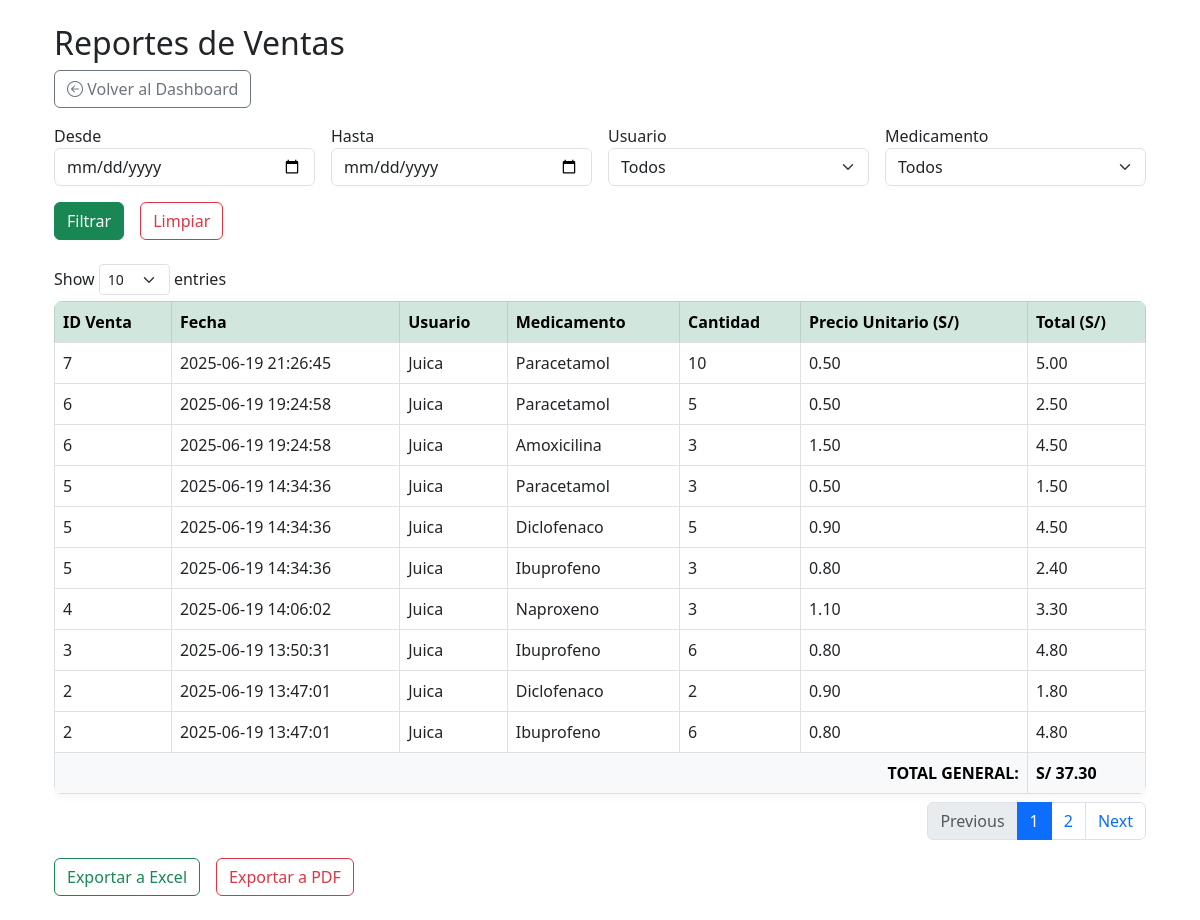
The page /frontend/views/reportes.php (signed in) on the database its author committed.
### tables this page shows
CREATE TABLE ventas (
  id_venta int NOT NULL,
  fecha datetime DEFAULT CURRENT_TIMESTAMP,
  total decimal(10,2) NOT NULL,
  id_usuario int NOT NULL,
  id_cliente int DEFAULT NULL
);

CREATE TABLE usuarios (
  id_usuario int NOT NULL,
  usuario varchar(100) NOT NULL,
  contraseña varchar(255) NOT NULL,
  rol enum('administrador','vendedor') NOT NULL,
  token_recuperacion varchar(255) DEFAULT NULL,
  expira_token datetime DEFAULT NULL
);

CREATE TABLE medicamentos (
  id_medicamento int NOT NULL,
  nombre varchar(100) NOT NULL,
  id_categoria int NOT NULL
);

CREATE TABLE salidalotes (
  id_salida int NOT NULL,
  id_lote int NOT NULL,
  id_venta int NOT NULL,
  cantidad int NOT NULL,
  fecha_salida datetime DEFAULT CURRENT_TIMESTAMP
);

CREATE TABLE lotes (
  id_lote int NOT NULL,
  id_medicamento int NOT NULL,
  cantidad int NOT NULL,
  fecha_ingreso date NOT NULL,
  fecha_vencimiento date NOT NULL,
  precio_unitario decimal(10,2) NOT NULL
);

### frontend/views/reportes.php (the view, shortened to what this page needs)
<?php
require '../../backend/config/conexion.php';
$filtro = "WHERE 1=1";
$params = [];
$desde = $_GET['desde'] ?? '';
$hasta = $_GET['hasta'] ?? '';
$usuario = $_GET['usuario'] ?? '';
$medicamento = $_GET['medicamento'] ?? '';
$sql = "
    SELECT v.id_venta, v.fecha, u.usuario, m.nombre AS medicamento, s.cantidad, l.precio_unitario,
           (s.cantidad * l.precio_unitario) AS total
    FROM Ventas v
    JOIN Usuarios u ON v.id_usuario = u.id_usuario
    JOIN SalidaLotes s ON v.id_venta = s.id_venta
    JOIN Lotes l ON s.id_lote = l.id_lote
    JOIN Medicamentos m ON l.id_medicamento = m.id_medicamento
    $filtro
    ORDER BY v.fecha DESC
";
$stmt = $conn->prepare($sql);
$stmt->execute($params);
$reportes = $stmt->fetchAll(PDO::FETCH_ASSOC);
$totalGeneral = array_sum(array_column($reportes, 'total'));
$exportParams = http_build_query([
    'desde' => $desde,
    'hasta' => $hasta,
    'usuario' => $usuario,
    'medicamento' => $medicamento
]);
?>
<!DOCTYPE html>
<html lang="es">
<head>
  <link rel="stylesheet" href="../assets/css/dashboard.css">
  <link rel="stylesheet" href="https://cdn.jsdelivr.net/npm/bootstrap-icons/font/bootstrap-icons.css">
  <link rel="stylesheet" href="https://cdn.jsdelivr.net/npm/bootstrap@5.3.0/dist/css/bootstrap.min.css">
  <link rel="stylesheet" href="https://cdn.datatables.net/1.13.6/css/dataTables.bootstrap5.min.css">
</head>
<body>
<div class="container p-4">
  <h2>Reportes de Ventas</h2>
  <a href="dashboard_admin.php" class="btn btn-outline-secondary mb-3">
    <i class="bi bi-arrow-left-circle"></i> Volver al Dashboard
  </a>
  <form class="row g-3 mb-4" method="GET">
    <div class="col-md-3">
      <label>Desde</label>
      <input type="date" class="form-control" name="desde" value="<?= htmlspecialchars($desde) ?>">
    </div>
    <div class="col-md-3">
      <label>Hasta</label>
      <input type="date" class="form-control" name="hasta" value="<?= htmlspecialchars($hasta) ?>">
    </div>
    <div class="col-md-3">
      <label>Usuario</label>
      <select class="form-select" name="usuario">
        <option value="">Todos</option>
      </select>
    </div>
    <div class="col-md-3">
      <label>Medicamento</label>
      <select class="form-select" name="medicamento">
        <option value="">Todos</option>
      </select>
    </div>
    <div class="col-12 d-flex gap-3">
      <button class="btn btn-success" type="submit">Filtrar</button>
      <a href="reportes.php" class="btn btn-outline-danger">Limpiar</a>
    </div>
  </form>
  <div class="table-responsive">
    <table id="tabla-ventas" class="table table-bordered table-hover">
      <thead class="table-success">
        <tr>
          <th>ID Venta</th>
          <th>Fecha</th>
          <th>Usuario</th>
          <th>Medicamento</th>
          <th>Cantidad</th>
          <th>Precio Unitario (S/)</th>
          <th>Total (S/)</th>
        </tr>
      </thead>
      <tbody>
        <?php foreach ($reportes as $r): ?>
        <tr>
          <td><?= $r['id_venta'] ?></td>
          <td><?= $r['fecha'] ?></td>
          <td><?= htmlspecialchars($r['usuario']) ?></td>
          <td><?= htmlspecialchars($r['medicamento']) ?></td>
          <td><?= $r['cantidad'] ?></td>
          <td><?= number_format($r['precio_unitario'], 2) ?></td>
          <td><?= number_format($r['total'], 2) ?></td>
        </tr>
        <?php endforeach; ?>
      </tbody>
      <tfoot>
        <tr class="table-light fw-bold">
          <td colspan="6" class="text-end">TOTAL GENERAL:</td>
          <td>S/ <?= number_format($totalGeneral, 2) ?></td>
        </tr>
      </tfoot>
    </table>
  </div>
  <div class="mt-3 d-flex gap-3">
    <a href="../../backend/exports/exportar_excel.php?<?= $exportParams ?>" class="btn btn-outline-success">Exportar a Excel</a>
    <a href="../../backend/exports/exportar_pdf.php?<?= $exportParams ?>" class="btn btn-outline-danger">Exportar a PDF</a>
  </div>
</div>
</body>
</html>

### frontend/assets/css/dashboard.css (style rules this page uses)
body { font-family: 'Mukta', sans-serif; margin: 0; min-height: 100vh; position: relative; background-color: #f2fdf5; }
body::before { content: ""; background: url('../img/fondo_login.jpg') no-repeat center center / cover; position: fixed; top: 0; left: 0; width: 100%; height: 100%; opacity: 0.35; z-index: -1; }
.container { max-width: 1200px; margin: auto; }
h2 { color: #2e7d32; font-size: 2rem; margin-bottom: 0.5rem; }
table { width: 100%; border-collapse: collapse; background-color: #fff; border-radius: 8px; overflow: hidden; box-shadow: 0 2px 10px rgba(0, 0, 0, 0.05); }
table th, table td { padding: 1rem; border-bottom: 1px solid #e0e0e0; text-align: left; }
table th { background-color: #f0f0f0; color: #333; }
a { color: #508aeb; text-decoration: none; }

### rows shown on the page
ventas: id_venta "7", fecha "2025-06-19 21:26:45", id_usuario.usuario "Juica", medicamentos.nombre "Paracetamol", salidalotes.cantidad "10", lotes.precio_unitario "0.50", total "5.00"
ventas: id_venta "6", fecha "2025-06-19 19:24:58", id_usuario.usuario "Juica", medicamentos.nombre "Paracetamol", salidalotes.cantidad "5", lotes.precio_unitario "0.50", total "2.50", medicamentos.nombre "Amoxicilina", salidalotes.cantidad "3", lotes.precio_unitario "1.50", total "4.50"
ventas: id_venta "5", fecha "2025-06-19 14:34:36", id_usuario.usuario "Juica", medicamentos.nombre "Paracetamol", salidalotes.cantidad "3", lotes.precio_unitario "0.50", total "1.50", medicamentos.nombre "Diclofenaco", salidalotes.cantidad "5", lotes.precio_unitario "0.90", total "4.50", medicamentos.nombre "Ibuprofeno", lotes.precio_unitario "0.80", total "2.40"
ventas: id_venta "4", fecha "2025-06-19 14:06:02", id_usuario.usuario "Juica", medicamentos.nombre "Naproxeno", salidalotes.cantidad "3", lotes.precio_unitario "1.10", total "3.30"
ventas: id_venta "3", fecha "2025-06-19 13:50:31", id_usuario.usuario "Juica", medicamentos.nombre "Ibuprofeno", salidalotes.cantidad "6", lotes.precio_unitario "0.80", total "4.80"
ventas: id_venta "2", fecha "2025-06-19 13:47:01", id_usuario.usuario "Juica", medicamentos.nombre "Diclofenaco", salidalotes.cantidad "2", lotes.precio_unitario "0.90", total "1.80", medicamentos.nombre "Ibuprofeno", salidalotes.cantidad "6", lotes.precio_unitario "0.80", total "4.80"

### other values the page prints
$totalGeneral "37.30"
